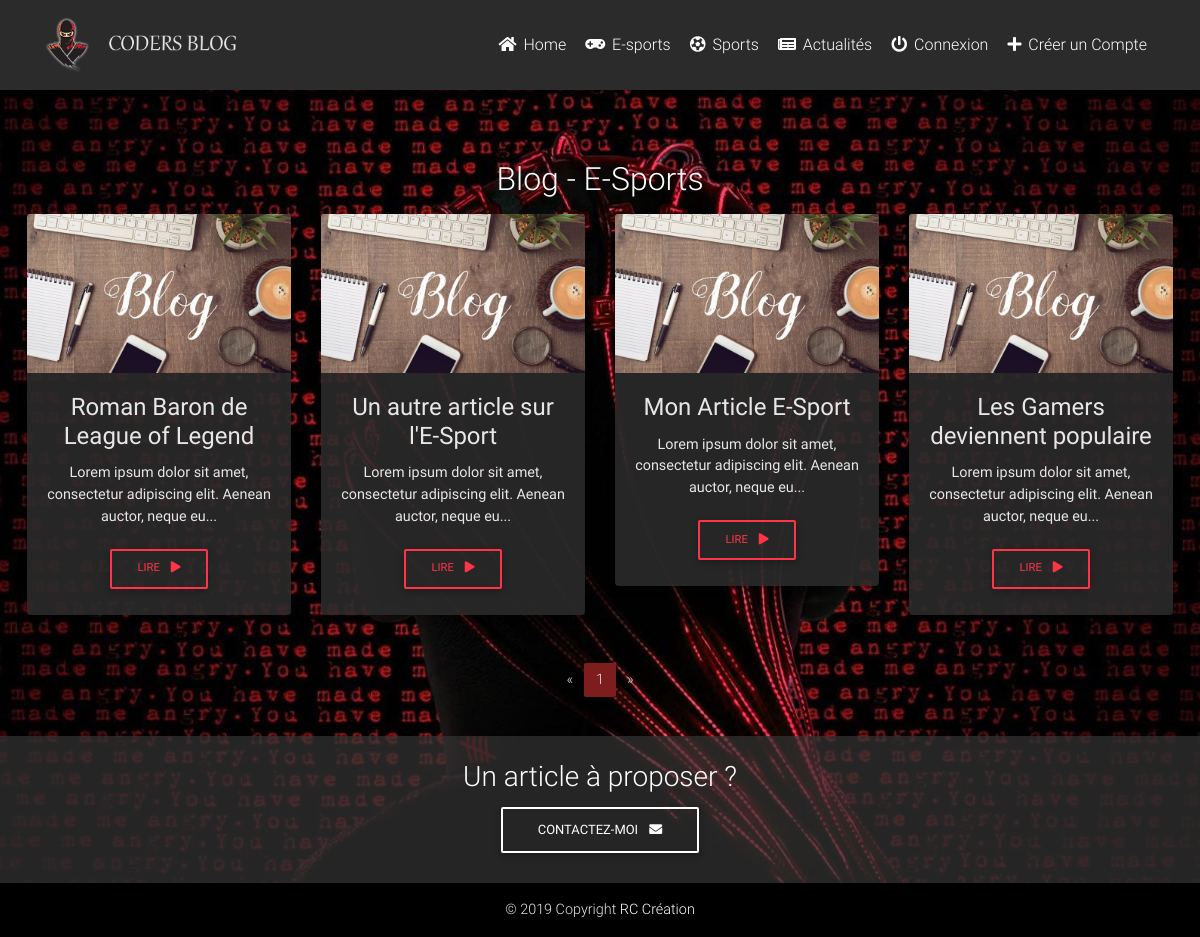
The page /blog-esports.php on the database its author committed.
### tables this page shows
CREATE TABLE IF NOT EXISTS `menus` (
  `id` int(11) NOT NULL AUTO_INCREMENT,
  `name` varchar(255) NOT NULL,
  `target` varchar(255) NOT NULL,
  `icone` varchar(255) NOT NULL,
  PRIMARY KEY (`id`)
);

CREATE TABLE IF NOT EXISTS `blog` (
  `id` int(11) NOT NULL AUTO_INCREMENT,
  `titre` varchar(255) NOT NULL,
  `content` text NOT NULL,
  `categorie` int(11) NOT NULL,
  `image` varchar(255) NOT NULL,
  `auteur` int(11) NOT NULL,
  `date_article` datetime NOT NULL,
  PRIMARY KEY (`id`)
);

### db_connect.php (called while the page is built, shortened)
<?php
try {
    $bdd = new PDO('mysql:host=localhost;dbname=coursphp;charset=utf8', 'root', '');
} catch (Exception $e) {
    die('Erreur : ' . $e->getMessage());
}
$url_path = 'http://localhost/coursphp/';
$getNaviguation = $bdd->query('SELECT * FROM menus ORDER by id ASC');
$img_folder = 'http://localhost/coursphp/img/';

### blog-esports.php (the view, shortened to what this page needs)
<?php
require('./db_connect.php');
$req = $bdd->query('SELECT COUNT(id) as nbArticle FROM blog WHERE categorie="11" ');
$data = $req->fetch();
$nbArt = $data['nbArticle'];
$perPage = 8;
$nbPage = ceil($nbArt / $perPage);
if (isset($_GET['page']) && $_GET['page'] > 0 && $_GET['page'] <= $nbPage) {
    $cPage = $_GET['page'];
} else {
    $cPage = 1;
}
$getBlog = $bdd->query('SELECT * FROM blog WHERE categorie="11" ORDER by date_article DESC  LIMIT ' . (($cPage - 1) * $perPage) . ',' . $perPage);
?>
<!DOCTYPE html>
<html lang="fr">
<head>
    <link rel="stylesheet" href="https://use.fontawesome.com/releases/v5.11.2/css/all.css">
    <link href="css/bootstrap.min.css" rel="stylesheet">
    <link href="css/mdb.min.css" rel="stylesheet">
    <link href="css/style.css" rel="stylesheet">
</head>
<body>
    <?php include('./include/header.php'); ?>
    <main class="mt-5 pt-5">
        <div class="container-fluid pt-2">
            <section class="text-center  mt-5">
                <h2 class=" text-white p-2">Blog - E-Sports</h2>
                <div class="row mb-4 wow fadeIn d-flex flex-row justify-content-center">
                    <?php while ($singleArticle = $getBlog->fetch()) { ?>
                        <div class="col-lg-3 col-md-12 mb-4">
                            <div class="card">
                                <div class="view overlay">
                                    <img src="./img/articles/<?php echo $singleArticle['image'] ?>" class="card-img-top" alt="">
                                </div>
                                <div class="card-body">
                                    <h4 class="card-title"><?php echo $singleArticle['titre'] ?></h4>
                                    <p class="card-text"><?php echo substr($singleArticle['content'], 0, 80) . '...'  ?></p>
                                    <a href="<?php echo $url_path . 'article.php?article=' . $singleArticle['id'] ?>" class="btn btn-outline-danger btn-md">Lire
                                        <i class="fas fa-play ml-2"></i>
                                    </a>
                                </div>
                            </div>
                        </div>
                    <?php } ?>
                </div>
                <nav class="d-flex justify-content-center wow fadeIn">
                    <ul class="pagination pg-blue">
                        <li class="page-item <?php if ($cPage == "1") {
                                                    echo 'disabled';
                                                } ?>">
                            <a class="page-link" href="<?php echo $url_path . 'blog-esports.php?page=' . ($cPage - 1);  ?>" aria-label="Previous">
                                <span aria-hidden="true">&laquo;</span>
                            </a>
                        </li>
                        <?php for ($i = 1; $i <= $nbPage; $i++) { ?>
                            <?php if ($i == $cPage) { ?>
                                <li class="page-item active">
                                    <a class="page-link" style="cursor: default"><?php echo $i ?>
                                    </a>
                                </li>
                        <?php }
                        } ?>
                        <li class="page-item <?php if ($cPage == $nbPage) {
                                                    echo 'disabled';
                                                } ?>">
                            <a class="page-link" href="<?php echo $url_path . 'blog-esports.php?page=' . ($cPage + 1);  ?>" aria-label="Next">
                                <span aria-hidden="true">&raquo;</span>
                            </a>
                        </li>
                    </ul>
                </nav>
            </section>
        </div>
    </main>
    <?php include('./include/footer.php'); ?>
</body>
</html>

### include/header.php (shortened to what this page needs)
<header>
    <nav class="navbar fixed-top navbar-expand-lg navbar-dark scrolling-navbar">
        <div class="container">
            <a class="navbar-brand waves-effect" href="<?php echo $url_path ?>">
                <img class="img-fluid logo" src="<?php echo $img_folder ?>logo.png" alt="Mon super Blog !">
            </a>
            <div class="collapse navbar-collapse" id="navbarSupportedContent">
                <ul class="navbar-nav ml-auto">
                    <?php while ($singleNav = $getNaviguation->fetch()) { ?>
                        <li class="nav-item">
                            <a class="nav-link waves-effect" href="<?php echo $url_path . $singleNav['target'] ?>"><i class="<?php echo $singleNav['icone'] ?>"></i> <?php echo $singleNav['name'] ?>
                            </a>
                        </li>
                    <?php } ?>
                    <?php
                    if (isset($_SESSION['id'])) { ?>
                        <li class="nav-item">
                            <a class="nav-link waves-effect" href="<?php echo $url_path ?>admin/"><i class="fas fa-wrench"></i> Administration</a>
                        </li>
                        <li class="nav-item">
                            <a class="nav-link waves-effect" href="<?php echo $url_path ?>action/logout.php"><i class="fas fa-power-off text-danger"></i> Déconnexion</a>
                        </li>
                    <?php } else { ?>
                        <li class="nav-item">
                            <a class="nav-link waves-effect" href="<?php echo $url_path ?>connexion.php"><i class="fas fa-power-off"></i> Connexion</a>
                        </li>
                        <li class="nav-item">
                            <a class="nav-link waves-effect" href="<?php echo $url_path ?>inscription.php"><i class="fas fa-plus"></i> Créer un Compte</a>
                        </li>
                    <?php } ?>
                </ul>
            </div>
        </div>
    </nav>
</header>

### css/style.css (style rules this page uses)
body { background: url('../img/background.jpg'); background-size: cover; background-repeat: no-repeat; background-position: center; background-attachment: fixed; color: #e7e7e7 !important; }
main { min-height: 80vh; }
.logo { height: 3.5rem; }
.col-lg-3 { max-width: 24.5%; }
header nav { background-color: #2b2b2b; }
.card { background-color: #2b2b2be3 !important; }
.card .card-body .card-text { color: #e7e7e7 !important; }
.pagination .page-item .page-link { color: #e7e7e7 !important; }
.pagination.pg-blue .page-item.active .page-link, .pagination.pg-blue .page-item.active .page-link:hover { background-color: #7e1d1d !important; }

### rows shown on the page
menus: name "Home"
menus: name "E-sports"
menus: name "Sports"
menus: name "Actualités"
blog: image (picture), titre "Roman Baron de League of Legend", content "Lorem ipsum dolor sit amet, consectetur adipiscing elit. Aenean auctor, neque eu"
blog: image (picture), titre "Un autre article sur l'E-Sport", content "Lorem ipsum dolor sit amet, consectetur adipiscing elit. Aenean auctor, neque eu"
blog: image (picture), titre "Mon Article E-Sport", content "Lorem ipsum dolor sit amet, consectetur adipiscing elit. Aenean auctor, neque eu"
blog: image (picture), titre "Les Gamers deviennent populaire", content "Lorem ipsum dolor sit amet, consectetur adipiscing elit. Aenean auctor, neque eu"
